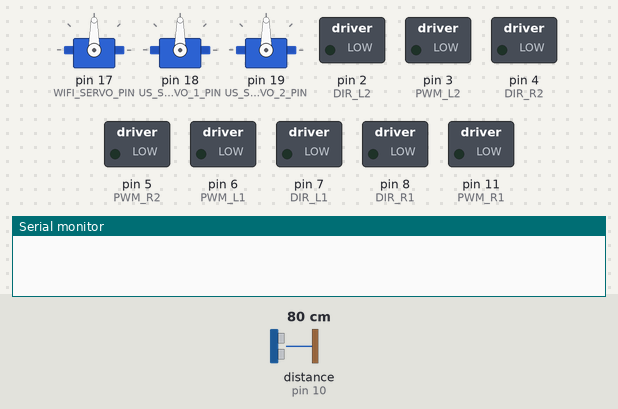
Recording of a sketch running on a simulated Arduino Uno, built with avr-gcc and run on an emulated ATmega328P. On the bench: 3 × servo, switched loads named in the sketch (green lamp = pin HIGH), the last lines printed to the serial monitor. Wiring (inferred from the names in the program): ultrasonic range finder: trigger pin 9; echo pin 10. The test bench sets the inputs (shaded band); at power-on: distance to the obstacle (sensor on pin 10) 80 cm. The echo pulse lasts 58.3 µs per cm; pins used as bus, display or sensor lines are not drawn.

Above: at 0.01 s.
1.4 s: distance to the obstacle (sensor on pin 10) set to 17 cm
At 2.1 s:
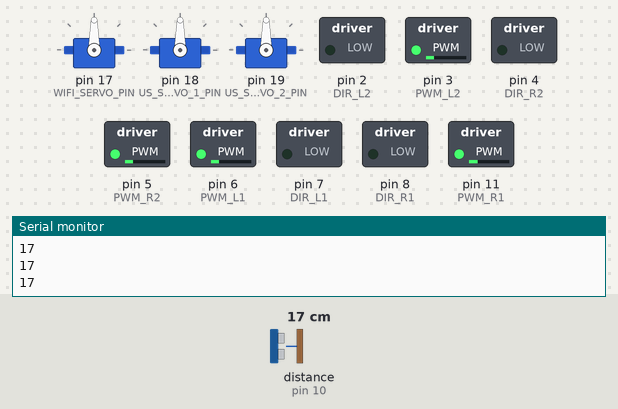
4.4 s: distance to the obstacle (sensor on pin 10) set to 14 cm
At 5.2 s:
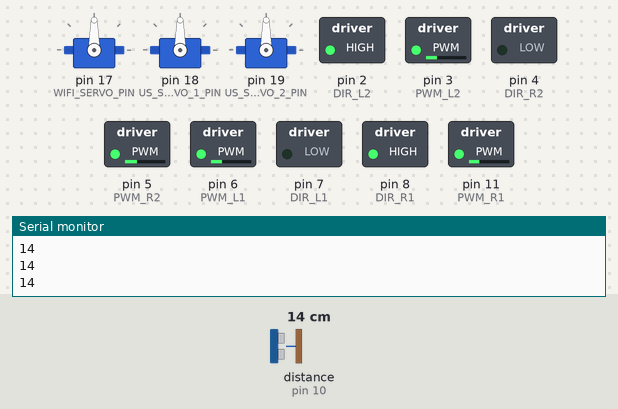
7.4 s: distance to the obstacle (sensor on pin 10) set to 250 cm
10.4 s: distance to the obstacle (sensor on pin 10) set to 2 cm
At 12.6 s:
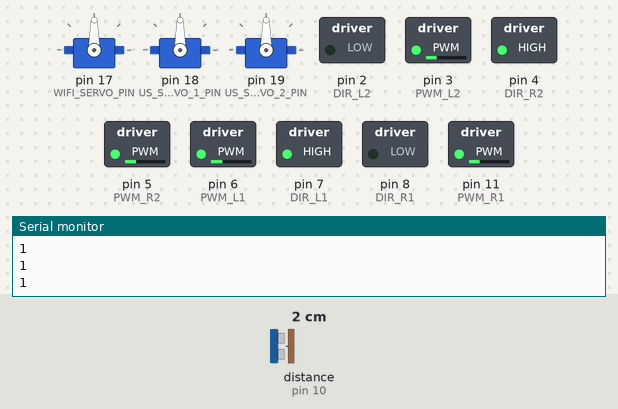
Timing chart, 0 to 14.4 s (numbered marks = the images above; inputs shaded):
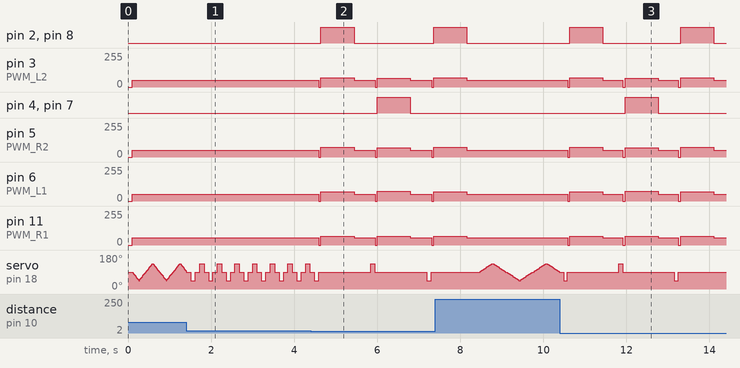

The sketch:

car.ino
```cpp
//
// Title       : 範例三
// Description : 使用 Arduino 接收攝像頭模組資料並回傳
//
#include <Servo.h>

Servo wifiServo;
Servo USServo1;
Servo USServo2;
int wifiServoValue;
#define WIFI_SERVO_PIN 17
#define US_SERVO_1_PIN 18
#define US_SERVO_2_PIN 19

const byte trigPin = 9;  // 超音波模組的觸發腳
const int echoPin = 10;    // 超音波模組的接收腳
unsigned long d;          // 儲存高脈衝的持續時間
int counter = 0;

int a,b;

//
//  Motor
//
const int PWM_R1 = 11; ///<Motor1 Speed
const int PWM_L1 = 6;  ///<Motor2 Speed
const int PWM_R2 = 5;  ///<Motor3 Speed
const int PWM_L2 = 3;  ///<Motor4 Speed

const int DIR_R1 = 8; ///<Motor1 Direction
const int DIR_L1 = 7; ///<Motor2 Direction
const int DIR_R2 = 4; ///<Motor3 Direction
const int DIR_L2 = 2; ///<Motor4 Direction

int PWM_SPEED = 80*0.5;

//
//  Ultrasonic sensor
//

unsigned long ping() {
  digitalWrite(trigPin, HIGH);   // 觸發腳設定成高電位
  delayMicroseconds(5);          // 持續 5 微秒
  digitalWrite(trigPin, LOW);    // 觸發腳設定成低電位

  return pulseIn(echoPin, HIGH); // 傳回高脈衝的持續時間
}

void setup()
{
  pinMode(PWM_R1, OUTPUT);
  pinMode(PWM_L1, OUTPUT);
  pinMode(PWM_R2, OUTPUT);
  pinMode(PWM_L2, OUTPUT);
  pinMode(DIR_R1, OUTPUT);
  pinMode(DIR_L1, OUTPUT);
  pinMode(DIR_R2, OUTPUT);
  pinMode(DIR_L2, OUTPUT);

  pinMode(trigPin, OUTPUT);  // 觸發腳設定成「輸出」
  pinMode(echoPin, INPUT);   // 接收腳設定成「輸入」

  Serial.begin(9600);

  wifiServo.attach(WIFI_SERVO_PIN , 500 , 2400);
  USServo1.attach(US_SERVO_1_PIN , 500 , 2400);
  USServo2.attach(US_SERVO_2_PIN , 500 , 2400);
  wifiServo.write(90);
  USServo1.write(90); //下面
  USServo2.write(90);
  delay(100);
}

void loop()
{ run();
  a=100;
  b=100;

 //Serial.print(a);
  scan();
  A();

  scan2();
  B();
  }


void scan()
{for(int i = 0;i <= 15;i++)
  {
    USServo1.write(90-i*3);
    d = ping() / 58;       // 把高脈衝時間值換算成公分單位
      if(d < a)
        {a=d;}
        Serial.println(d);
    delay(5);
  }
  for(int i = 0;i <= 15;i++)
  {
    USServo1.write(45+i*3);
    d = ping() / 58;       // 把高脈衝時間值換算成公分單位
      if(d < a)
        {a=d;}
        Serial.println(d);
    delay(5);
  }


}

void scan2(){
  for(int i = 0;i <= 15;i++){
  USServo1.write(90+i*3);
    d = ping() / 58;       // 把高脈衝時間值換算成公分單位
      if(d < b)
        {b=d;}
    delay(5);
  }
  for(int i = 0;i <= 15;i++)
  {
    USServo1.write(135-i*3);
    d = ping() / 58;       // 把高脈衝時間值換算成公分單位
      if(d < b)
        {b=d;}
    delay(5); }}
void A(){
  if(a<15){
    brake();
      delay(50);
    right();
    delay(800);
    a=100;
    run();
    delay(300);
    }
  }
    void B(){
  if(b<15){
    brake();
      delay(50);
    left();
    delay(800);
    b=100;
    run();
    delay(300);
    }
  }
void run()
{
  digitalWrite(DIR_R1, LOW);
  analogWrite(PWM_R1, PWM_SPEED+30*0.5);
  digitalWrite(DIR_L1, LOW);
  analogWrite(PWM_L1, PWM_SPEED+20*0.5);
  digitalWrite(DIR_R2, LOW);
  analogWrite(PWM_R2, PWM_SPEED+20*0.5);
  digitalWrite(DIR_L2, LOW);
  analogWrite(PWM_L2, PWM_SPEED+20*0.5);
}

void brake()
{

  digitalWrite(DIR_R1, LOW);
  analogWrite(PWM_R1, 0);
  digitalWrite(DIR_L1, LOW);
  analogWrite(PWM_L1, 0);
  digitalWrite(DIR_R2, LOW);
  analogWrite(PWM_R2, 0);
  digitalWrite(DIR_L2, LOW);
  analogWrite(PWM_L2, 0);
}

void right()
{
  digitalWrite(DIR_R1, HIGH);
  analogWrite(PWM_R1, PWM_SPEED+50*0.5);
  digitalWrite(DIR_L1, LOW);
  analogWrite(PWM_L1, PWM_SPEED+60*0.5);
  digitalWrite(DIR_R2, LOW);
  analogWrite(PWM_R2, PWM_SPEED+70*0.5);
  digitalWrite(DIR_L2, HIGH);
  analogWrite(PWM_L2, PWM_SPEED+60*0.5);
}

void left()
{
  digitalWrite(DIR_R1, LOW);
  analogWrite(PWM_R1, PWM_SPEED+55*0.5);
  digitalWrite(DIR_L1, HIGH);
  analogWrite(PWM_L1, PWM_SPEED+65*0.5);
  digitalWrite(DIR_R2, HIGH);
  analogWrite(PWM_R2, PWM_SPEED+60*0.5);
  digitalWrite(DIR_L2, LOW);
  analogWrite(PWM_L2, PWM_SPEED+55*0.5);
}
```

Measured:
- the behaviour switches between 16 and 15 cm on distance to the obstacle (sensor on pin 10) (found by bisection; images 1 and 2)
- after the input at 4.4 s, pin 2 (DIR_L2): LOW → HIGH after 0.25 s, → LOW 0.80 s later, → HIGH 1.9 s later; pin 3 (PWM_L2): 50/255 → 70/255 after 0.20 s, → 50/255 0.85 s later, → 67/255 0.50 s later, → 50/255 0.85 s later, … (5 changes in this stretch)
- after the input at 7.4 s, pin 3 (PWM_L2), pin 5 (PWM_R2), pin 6 (PWM_L1): goes on until 8.2 s, then stays 50/255; pin 4 (DIR_R2), pin 7 (DIR_L1): stays LOW (without the input it goes to HIGH after 1.3 s); pin 11 (PWM_R1): goes on until 8.2 s, then stays 55/255
- after the input at 10.4 s, pin 2 (DIR_L2), pin 8 (DIR_R1): alternates HIGH for 0.80 s and LOW for 1.9 s, starting after 0.24 s; pin 4 (DIR_R2), pin 7 (DIR_L1): LOW → HIGH after 1.6 s, → LOW 0.80 s later
